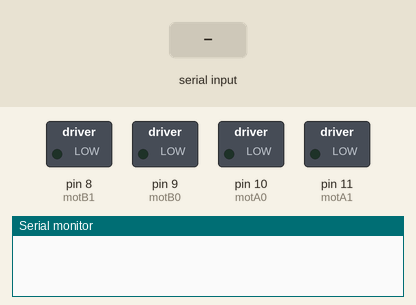
This sketch was run on a simulated Arduino Uno, built with avr-gcc and run on an emulated ATmega328P. On the bench: switched loads named in the sketch (green lamp = pin HIGH), the last lines printed to the serial monitor. Inputs (shaded band) come from the test bench.

Above: at 1.2 s.
1.3 s: "w" received over Serial
At 2.2 s:
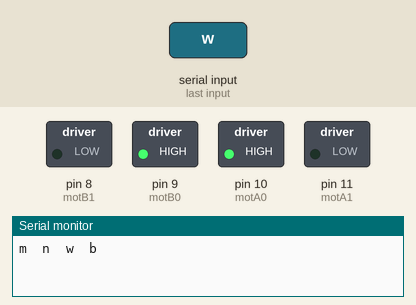
2.8 s: "d" received over Serial
At 3.4 s:
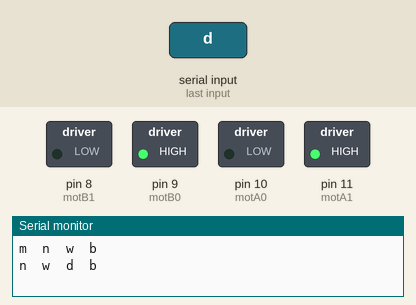
4.3 s: "a" received over Serial
At 5.5 s:
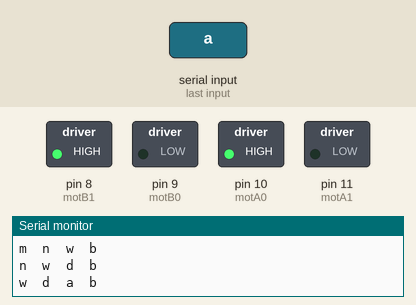
5.8 s: "h" received over Serial
At 6.9 s:
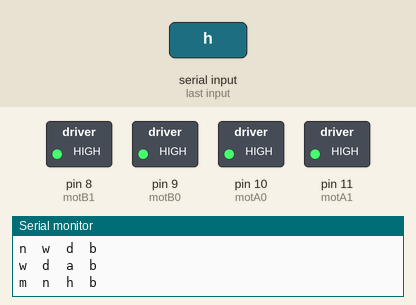
7.3 s: "s" received over Serial
At 8.0 s:
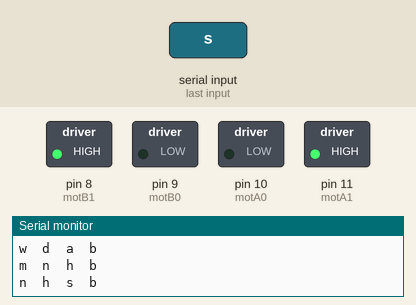
8.8 s: "d" received over Serial
At 9.1 s:
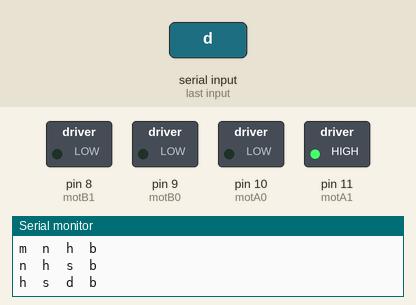
Timing chart, 0 to 11.3 s (numbered marks = the images above; inputs shaded):
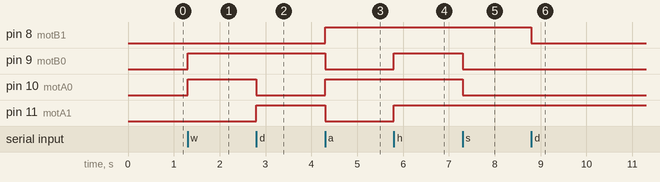

The sketch:

SumoRC4WD.ino
```cpp
//Sumo RC
int motA0=10; // Pines para control de motores
int motA1=11;
int motB0=9;
int motB1=8;

char valorBoton;
char penultimo = 'n';
char antepenultimo = 'm';
char vali = 'b';

void setup()
{
  Serial.begin(9600);

  pinMode(motA0,OUTPUT);
  pinMode(motA1,OUTPUT);
  pinMode(motB0,OUTPUT);
  pinMode(motB1,OUTPUT);

  digitalWrite(motA0,LOW);
  digitalWrite(motA1,LOW);
  digitalWrite(motB0,LOW);
  digitalWrite(motB1,LOW);
}

void loop()
{
  if(Serial.available() > 0)
      {
        valorBoton = Serial.read();
        //Penultimo = n neutral antepenultimo = m neutral
        //Donde se quiera una izquierda se debe poner derecha y al reves
        //3 señales o 3 botones al mismo tiempo
        if((antepenultimo == 'w' && penultimo == 'd' && valorBoton == 'h')
                  || (antepenultimo == 'w' && penultimo == 'a' && valorBoton == 'f'))//wdh o waf
        {
          vali = 'i';
          adelante();
          penultimo = 'n';
          antepenultimo = 'm';
        }
        else if((antepenultimo == 's' && penultimo == 'd' && valorBoton == 'h')
                  || (antepenultimo == 's' && penultimo == 'a' && valorBoton == 'f'))//sdh o saf
        {
          vali = 'k';
          atras();
          penultimo = 'n';
          antepenultimo = 'm';
        }
        else if((antepenultimo == 'a' && penultimo == 'w' && valorBoton == 't')
                  || (antepenultimo == 'a' && penultimo == 's' && valorBoton == 'g'))//awt o asg
        {
          vali = 'j';
          derecha();
          penultimo = 'n';
          antepenultimo = 'm';
        }
        else if((antepenultimo == 'd' && penultimo == 'w' && valorBoton == 't')
                  || (antepenultimo == 'd' && penultimo == 's' && valorBoton == 'g'))//dwt o dsg
        {
          vali = 'l';
          izquierda();
          penultimo = 'n';
          antepenultimo = 'm';
        }
        else if(vali == 'i')//Validacion no se suelta adelante
        {
          adelante();
          if(valorBoton == 't')
          {
            vali = 'b';
            alto();
          }
          else if(valorBoton == 'd') { //d
            izquierda();
          }
          else if(valorBoton == 'a') { //a
            derecha();
          }
        }
        else if(vali == 'k')//Validacion no se suelta atras
        {
          atras();
          if(valorBoton == 'g')
          {
            vali = 'b';
            alto();
          }
          else if(valorBoton == 'd') { //d
            atrasderecha();
          }
          else if(valorBoton == 'a') { //a
            atrasizquierda();
          }
        }
        else if(vali == 'j')//Validacion no se suelta izquierda
        {
          derecha();
          if(valorBoton == 'f')
          {
            vali = 'b';
            alto();
          }
          else if(valorBoton == 'w') { //w
            derecha();
          }
          else if(valorBoton == 'a') { //s
            atrasderecha();
          }
        }
        else if(vali == 'l')//Validacion no se suelta derecha
        {
          izquierda();
          if(valorBoton == 'h')
          {
            vali = 'b';
            alto();
          }
          else if(valorBoton == 'w') { //w
            izquierda();
          }
          else if(valorBoton == 'a') { //s
            atrasizquierda();
          }
        }

        //Combinaciones de dos botones:
        else if(valorBoton == 'w') { //w
          adelante();
        }
        else if(valorBoton == 's') { //s
          atras();
        }
        else if(penultimo != 's' && valorBoton == 'a') { //a
          derecha();
        }
        else if(penultimo != 's' && valorBoton == 'd') { //d
          izquierda();
        }
        else if(penultimo == 'w' && valorBoton == 'a') { //wa
          derecha();
        }
        else if(penultimo == 'w' && valorBoton == 'd') { //wd
          izquierda();
        }
        else if(penultimo == 'w' && valorBoton == 'f') { //wf
          adelante();
        }
        else if(penultimo == 'w' && valorBoton == 'h') { //wh
          adelante();
        }
        else if(penultimo == 't' && valorBoton == 'a') { //ta
          derecha();
        }
        else if(penultimo == 't' && valorBoton == 'd') { //td
          izquierda();
        }
        else if(penultimo == 's' && valorBoton == 'a') { //sa
          atrasizquierda();
        }
        else if(penultimo == 's' && valorBoton == 'd') { //sd
          atrasderecha();
        }
        else if(penultimo == 's' && valorBoton == 'f') { //sf
          atras();
        }
        else if(penultimo == 's' && valorBoton == 'h') { //sh
          atras();
        }
        else if(penultimo == 'g' && valorBoton == 'a') { //ga
          atrasderecha();
        }
        else if(penultimo == 'g' && valorBoton == 'd') { //gd
          atrasizquierda();
        }
        //Espejo
        else if(penultimo == 'a' && valorBoton == 'w') { //aw
          derecha();
        }
        else if(penultimo == 'd' && valorBoton == 'w') { //dw
          izquierda();
        }
        else if(penultimo == 'f' && valorBoton == 'w') { //fw
          adelante();
        }
        else if(penultimo == 'h' && valorBoton == 'w') { //hw
          adelante();
        }
        else if(penultimo == 'a' && valorBoton == 't') { //at
          derecha();
        }
        else if(penultimo == 'd' && valorBoton == 't') { //dt
          izquierda();
        }
        else if(penultimo == 'a' && valorBoton == 's') { //as
          atrasderecha();
        }
        else if(penultimo == 'd' && valorBoton == 's') { //ds
          atrasizquierda();
        }
        else if(penultimo == 'f' && valorBoton == 's') { //fs
          atras();
        }
        else if(penultimo == 'h' && valorBoton == 's') { //hs
          atras();
        }
        else if(penultimo == 'a' && valorBoton == 'g') { //ag
          atrasderecha();
        }
        else if(penultimo == 'd' && valorBoton == 'g') { //dg
          atrasizquierda();
        }

        else {
          //Si se presionan más de dos botones o no se presionan los adecuados
          alto();
          penultimo = 'n';
          antepenultimo = 'm';

        }
        //Actualizar la penultimo

        Serial.print(antepenultimo);
        Serial.print("  ");
        Serial.print(penultimo);
        Serial.print("  ");
        Serial.print(valorBoton);
        Serial.print("  ");
        Serial.print(vali);
        Serial.println("  ");


        antepenultimo = penultimo;
        penultimo = valorBoton;
      }
}


void adelante()
{
  digitalWrite(motA0, HIGH);
  digitalWrite(motA1, LOW);
  digitalWrite(motB0, HIGH);
  digitalWrite(motB1, LOW);
}

void atras()
{
  digitalWrite(motA0, LOW);
  digitalWrite(motA1, HIGH);
  digitalWrite(motB0, LOW);
  digitalWrite(motB1, HIGH);
}

void izquierda()  //Giro a la izquierda
{
  digitalWrite(motA0,LOW);
  digitalWrite(motA1,HIGH);
  digitalWrite(motB0,HIGH);
  digitalWrite(motB1,LOW);
}

void derecha()  //Giro a la derecha
{
  digitalWrite(motA0,HIGH);
  digitalWrite(motA1,LOW);
  digitalWrite(motB0,LOW);
  digitalWrite(motB1,HIGH);
}

void alto() //Paro total
{
  digitalWrite(motA0,HIGH);
  digitalWrite(motA1,HIGH);
  digitalWrite(motB0,HIGH);
  digitalWrite(motB1,HIGH);
}

void atrasizquierda(){
  digitalWrite(motA0, LOW);
  digitalWrite(motA1, LOW); //PWM
  digitalWrite(motB0, LOW); //PWM
  digitalWrite(motB1, HIGH);
}

void atrasderecha(){
  digitalWrite(motA0, LOW);
  digitalWrite(motA1, HIGH); //PWM
  digitalWrite(motB0, LOW); //PWM
  digitalWrite(motB1, LOW);
}
```

Measured:
- after the input at 1.3 s, pin 9 (motB0), pin 10 (motA0): LOW → HIGH at once
- after the input at 2.8 s, pin 10 (motA0): HIGH → LOW at once; pin 11 (motA1): LOW → HIGH at once
- after the input at 4.3 s, pin 8 (motB1), pin 10 (motA0): LOW → HIGH at once; pin 9 (motB0), pin 11 (motA1): HIGH → LOW at once
- after the input at 5.8 s, pin 9 (motB0), pin 11 (motA1): LOW → HIGH at once
- after the input at 7.3 s, pin 9 (motB0), pin 10 (motA0): HIGH → LOW at once
- after the input at 8.8 s, pin 8 (motB1): HIGH → LOW at once
